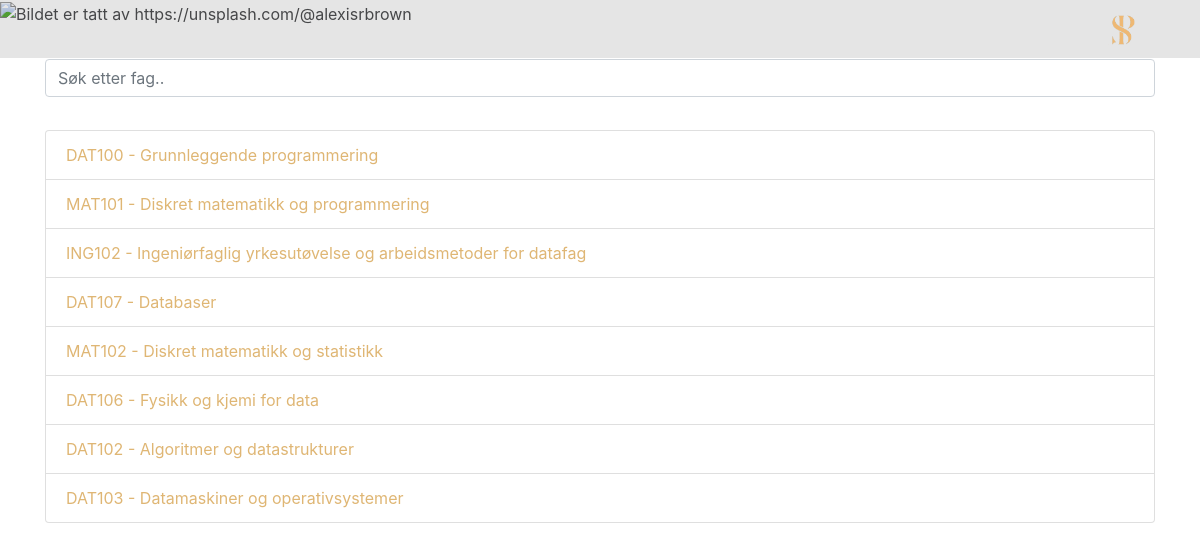
The page /emner/ on the database its author committed.
### Studentportalen/models.py (models this page shows, shortened)
class Emne(models.Model):
    navn = models.CharField(max_length=150)
    beskrivelse = models.CharField(max_length=300, default='Beskrivelse av faget')
    tags = models.CharField(max_length=100)
    vanskelig = models.FloatField(default=0)
    interesse = models.FloatField(default=0)
    arbeid = models.FloatField(default=0)
    info = models.TextField(max_length=1000)
    antall = models.IntegerField(default=0)

### Studentportalen/views.py (the view)
# urls.py: url(r'^emner/$', views.emner, name='emner'),
def emner(request):
    emner = Emne.objects.all()
    return render(request, 'Studentportalen/emner_django.html', {'emner': emner})

### Studentportalen/templates/Studentportalen/emner_django.html (shortened to what this page needs)
{% extends 'Studentportalen/base.html' %}
{% block body %}
<div id="headerContainer" class="container-fluid">
        {% load staticfiles %}
        <img title="Bildet er tatt av https://unsplash.com/@alexisrbrown" class="img-responsive" style="width: 100%" src="{% static 'bilder/IngEmneV2.png' %}" id="headerBilde">
    </div>
    </div>
    <div class="container">
        <input type="text" class="form-control" id="sokFag" onkeyup="finnFag()" placeholder="Søk etter fag..">
        <ul class="list-group" id="fagUl">
            {% for emne in emner %}
            <li class="list-group-item"><a href="{% url 'Studentportalen:fag' emne.id %}">{{ emne.navn }} - {{ emne.beskrivelse }}</a></li>
            {% endfor %}
        </ul>
    </div>
{% endblock %}

### Studentportalen/static/main.css (style rules this page uses)
html, body { overflow-x: hidden; }
html { min-height: 100%; position: relative; }
body { margin:0; padding-bottom: 400px; }
.container-fluid { padding-right:0; padding-left:0; margin-right:auto; margin-left:auto; }
#headerContainer { width: 100%; }
#sokFag { margin-top: 3%; margin-bottom: 3%; }
#fagUl { padding-bottom: 3%; }
#fagUl a { color: #dfb674; }

### rows shown on the page
Emne: navn "DAT100", beskrivelse "Grunnleggende programmering"
Emne: navn "MAT101", beskrivelse "Diskret matematikk og programmering"
Emne: navn "ING102", beskrivelse "Ingeniørfaglig yrkesutøvelse og arbeidsmetoder for datafag"
Emne: navn "DAT107", beskrivelse "Databaser"
Emne: navn "MAT102", beskrivelse "Diskret matematikk og statistikk"
Emne: navn "DAT106", beskrivelse "Fysikk og kjemi for data"
Emne: navn "DAT102", beskrivelse "Algoritmer og datastrukturer"
Emne: navn "DAT103", beskrivelse "Datamaskiner og operativsystemer"
